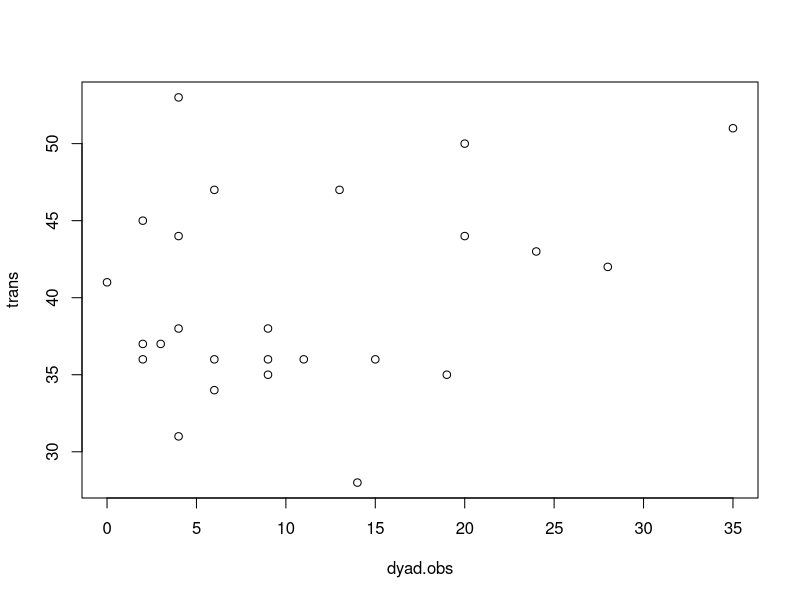
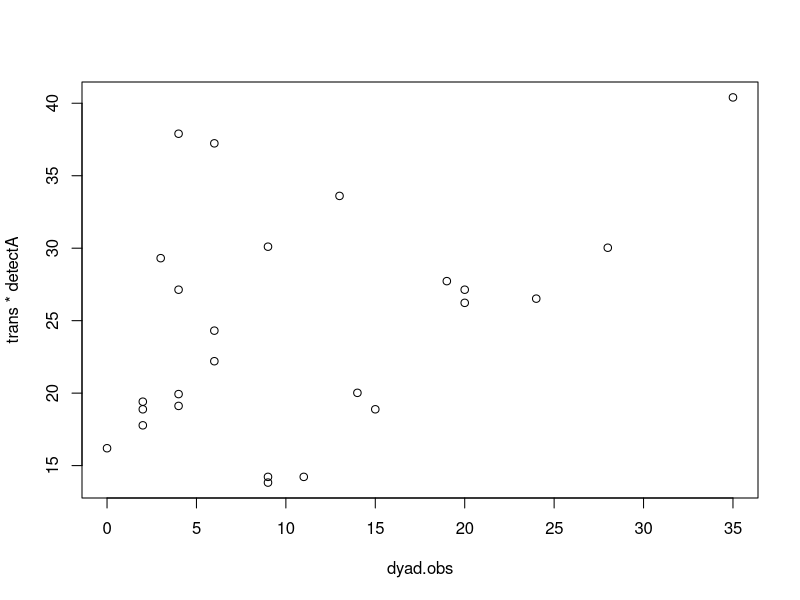
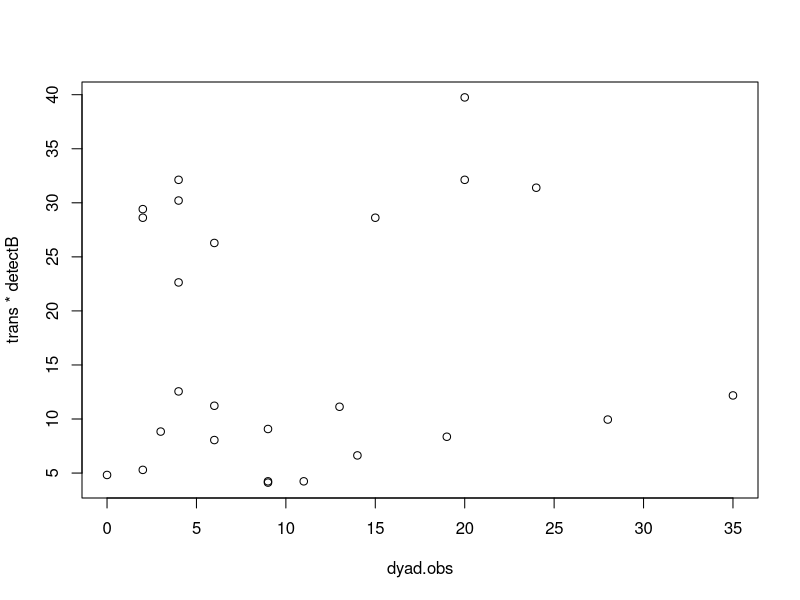

The R script that drew these images, in order:
require(magrittr)

set.seed(69)

### true states

# number of individuals
Nind = 1000
Nsite = 5

## detection probabilties
# A = breeding, B = wintering
detectA <- runif(Nsite, 0.1, 0.9)
detectB <- runif(Nsite, 0.1, 0.9)

# which sites does each individual use
states <- data.frame(
  individual = 1:Nind,
  siteA = sample(1:Nsite, Nind, T),
  siteB = sample(1:Nsite, Nind, T)
)

# empty matrices to store results
trans <- matrix(0, nrow=Nsite, ncol=Nsite)
dyad.obs <- matrix(0, nrow=Nsite, ncol=Nsite)

obsA <- obsB <- rep(0, Nsite)

# loop through matrices filling observation histories
ii <- 1
for (ii in 1:Nind) {
  ## observations
  # sites
  states$obsA[ii] <- rbinom(n=1, size=1, prob=detectA[states$siteA[ii]])
  states$obsB[ii] <- rbinom(n=1, size=1, prob=detectB[states$siteB[ii]])
  # dyadic connections
  states$obs.dyad[ii] <- states$obsA[ii] * states$obsB[ii]
  
  # extract totals
  obsA[states$siteA[ii]] %<>% add(states$obsA[ii])
  obsB[states$siteB[ii]] %<>% add(states$obsB[ii])
  dyad.obs[states$siteA[ii], states$siteB[ii]] %<>% add(states$obs.dyad[ii])
  
  ## true number of movements
  trans[states$siteA[ii], states$siteB[ii]] %<>% add(1)
}

# plot relationships
plot(dyad.obs, trans)
plot(dyad.obs, trans*detectA)
plot(dyad.obs, trans*detectB)

